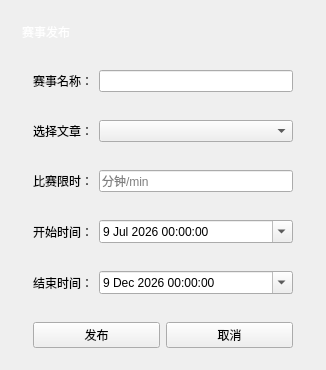
<?xml version="1.0" encoding="UTF-8"?>
<ui version="4.0">
 <class>CompetitionPublishClass</class>
 <widget class="QMainWindow" name="CompetitionPublishClass">
  <property name="geometry">
   <rect>
    <x>0</x>
    <y>0</y>
    <width>326</width>
    <height>368</height>
   </rect>
  </property>
  <property name="windowTitle">
   <string>CompetitionPublish</string>
  </property>
  <widget class="QWidget" name="competitionPubilshWidget">
   <layout class="QVBoxLayout" name="verticalLayout_2" stretch="1,9">
    <property name="bottomMargin">
     <number>0</number>
    </property>
    <item>
     <widget class="QWidget" name="competitionPubilshTitleWidget" native="true">
      <layout class="QHBoxLayout" name="horizontalLayout_7">
       <item>
        <widget class="QLabel" name="label_6">
         <property name="styleSheet">
          <string notr="true">font: 700 20pt &quot;微软雅黑&quot;;
color: rgb(255, 255, 255);</string>
         </property>
         <property name="text">
          <string>赛事发布</string>
         </property>
        </widget>
       </item>
       <item>
        <spacer name="horizontalSpacer">
         <property name="orientation">
          <enum>Qt::Orientation::Horizontal</enum>
         </property>
         <property name="sizeHint" stdset="0">
          <size>
           <width>233</width>
           <height>20</height>
          </size>
         </property>
        </spacer>
       </item>
      </layout>
     </widget>
    </item>
    <item>
     <widget class="QWidget" name="widget_7" native="true">
      <layout class="QVBoxLayout" name="verticalLayout">
       <property name="topMargin">
        <number>0</number>
       </property>
       <item>
        <widget class="QWidget" name="widget" native="true">
         <layout class="QHBoxLayout" name="horizontalLayout">
          <item>
           <widget class="QLabel" name="label">
            <property name="styleSheet">
             <string notr="true">font: 700 11pt &quot;微软雅黑&quot;;
</string>
            </property>
            <property name="text">
             <string>赛事名称：</string>
            </property>
           </widget>
          </item>
          <item>
           <widget class="QLineEdit" name="CompetitionNameEdit">
            <property name="clearButtonEnabled">
             <bool>true</bool>
            </property>
           </widget>
          </item>
         </layout>
        </widget>
       </item>
       <item>
        <widget class="QWidget" name="widget_4" native="true">
         <layout class="QHBoxLayout" name="horizontalLayout_4">
          <item>
           <widget class="QLabel" name="label_4">
            <property name="styleSheet">
             <string notr="true">font: 700 11pt &quot;微软雅黑&quot;;
</string>
            </property>
            <property name="text">
             <string>选择文章：</string>
            </property>
           </widget>
          </item>
          <item>
           <widget class="QComboBox" name="ChooseArticleCombo">
            <property name="sizePolicy">
             <sizepolicy hsizetype="Expanding" vsizetype="Fixed">
              <horstretch>0</horstretch>
              <verstretch>0</verstretch>
             </sizepolicy>
            </property>
           </widget>
          </item>
         </layout>
        </widget>
       </item>
       <item>
        <widget class="QWidget" name="widget_5" native="true">
         <layout class="QHBoxLayout" name="horizontalLayout_5">
          <item>
           <widget class="QLabel" name="label_5">
            <property name="styleSheet">
             <string notr="true">font: 700 11pt &quot;微软雅黑&quot;;
</string>
            </property>
            <property name="text">
             <string>比赛限时：</string>
            </property>
           </widget>
          </item>
          <item>
           <widget class="QLineEdit" name="LimitTimeEdit">
            <property name="inputMask">
             <string/>
            </property>
            <property name="text">
             <string/>
            </property>
            <property name="placeholderText">
             <string>分钟/min</string>
            </property>
            <property name="clearButtonEnabled">
             <bool>true</bool>
            </property>
           </widget>
          </item>
         </layout>
        </widget>
       </item>
       <item>
        <widget class="QWidget" name="widget_2" native="true">
         <layout class="QHBoxLayout" name="horizontalLayout_2">
          <item>
           <widget class="QLabel" name="label_2">
            <property name="styleSheet">
             <string notr="true">font: 700 11pt &quot;微软雅黑&quot;;
</string>
            </property>
            <property name="text">
             <string>开始时间：</string>
            </property>
           </widget>
          </item>
          <item>
           <widget class="QDateTimeEdit" name="StartTime">
            <property name="sizePolicy">
             <sizepolicy hsizetype="Expanding" vsizetype="Fixed">
              <horstretch>0</horstretch>
              <verstretch>0</verstretch>
             </sizepolicy>
            </property>
            <property name="wrapping">
             <bool>false</bool>
            </property>
            <property name="date">
             <date>
              <year>2026</year>
              <month>7</month>
              <day>9</day>
             </date>
            </property>
            <property name="calendarPopup">
             <bool>true</bool>
            </property>
           </widget>
          </item>
         </layout>
        </widget>
       </item>
       <item>
        <widget class="QWidget" name="widget_3" native="true">
         <layout class="QHBoxLayout" name="horizontalLayout_3">
          <item>
           <widget class="QLabel" name="label_3">
            <property name="styleSheet">
             <string notr="true">font: 700 11pt &quot;微软雅黑&quot;;
</string>
            </property>
            <property name="text">
             <string>结束时间：</string>
            </property>
           </widget>
          </item>
          <item>
           <widget class="QDateTimeEdit" name="EndTime">
            <property name="sizePolicy">
             <sizepolicy hsizetype="Expanding" vsizetype="Fixed">
              <horstretch>0</horstretch>
              <verstretch>0</verstretch>
             </sizepolicy>
            </property>
            <property name="date">
             <date>
              <year>2026</year>
              <month>12</month>
              <day>9</day>
             </date>
            </property>
            <property name="calendarPopup">
             <bool>true</bool>
            </property>
           </widget>
          </item>
         </layout>
        </widget>
       </item>
       <item>
        <widget class="QWidget" name="widget_6" native="true">
         <layout class="QHBoxLayout" name="horizontalLayout_6">
          <item>
           <widget class="QPushButton" name="publishBtn">
            <property name="text">
             <string>发布</string>
            </property>
           </widget>
          </item>
          <item>
           <widget class="QPushButton" name="CancelBtn">
            <property name="text">
             <string>取消</string>
            </property>
           </widget>
          </item>
         </layout>
        </widget>
       </item>
      </layout>
     </widget>
    </item>
   </layout>
  </widget>
 </widget>
 <layoutdefault spacing="6" margin="11"/>
 <resources/>
 <connections/>
</ui>
